Frame 1 (no input): blank canvas, image omitted
Frame 60 (the mouse pressed at the canvas centre just before this capture): blank canvas, image omitted
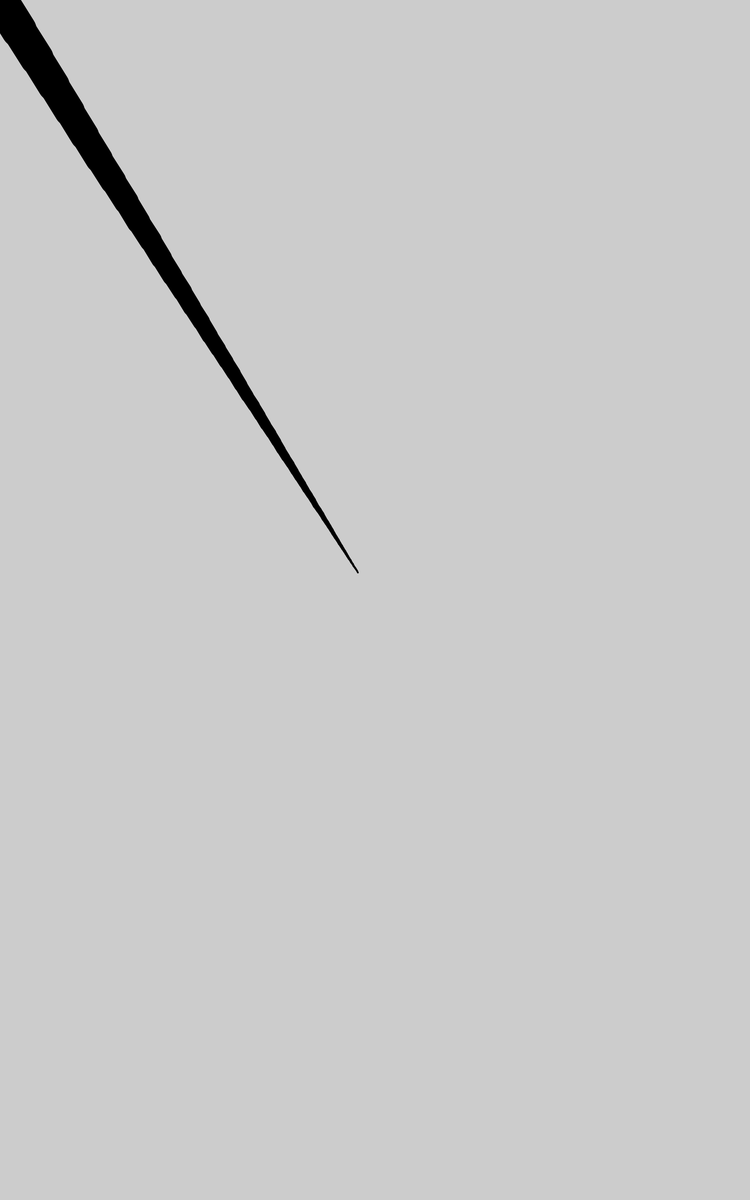
Frame 120 (the mouse held since frame 60 and released just before this capture)

The Processing sketch whose frames 1 and 60 were blank and that drew this single picture after the mouse press (run headless with seeded random() and noise(); from frame 60 on, the mouse is pressed at the canvas centre):

// Processing sketch: sketch_160517a
// ── sketch_160517a.pde
float x;
    float y;
    float px;
    float py;
    float easing = 0.05f;
    float diameter = 12;
public void setup(){
        size(1600,2560);
        smooth();
        strokeWeight(12);
    }
    
public void draw(){
  float targetX = mouseX;
  x += (targetX - x)*easing;
       float targetY = mouseY;
       y += (targetY - y)*easing;
       float weight = dist(x,y,px,py);
       strokeWeight(weight);
       line(x,y,px,py);
       py = y;
       px = x;

    }
